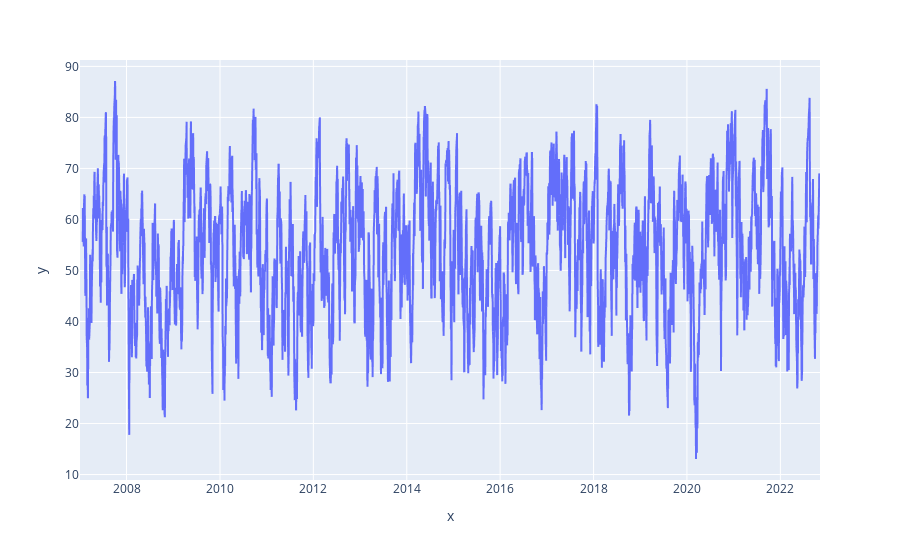

The notebook cell saved with this chart:
### Code cell
fig = px.line(x=nifty_indicator_data.index, y=nifty_indicator_data["rsi"])
fig.show()

### Figure 1 — Plotly figure (JSON) as saved in the notebook; plotly's stock layout.template omitted (floating-point values rounded to 4 significant figures; data arrays with more than 128 entries replaced by an {"elided": "..."} marker saying what was removed)
{"data": [{"hovertemplate": "x=%{x}<br>y=%{y}<extra></extra>", "legendgroup": "", "line": {"color": "#636efa", "dash": "solid"}, "marker": {"symbol": "circle"}, "mode": "lines", "name": "", "showlegend": false, "type": "scattergl", "x": {"elided": "3855 str values"}, "xaxis": "x", "y": {"elided": "3855 float values"}, "yaxis": "y"}], "layout": {"legend": {"tracegroupgap": 0}, "margin": {"t": 60}, "xaxis": {"anchor": "y", "domain": [0, 1], "title": {"text": "x"}}, "yaxis": {"anchor": "x", "domain": [0, 1], "title": {"text": "y"}}}}
